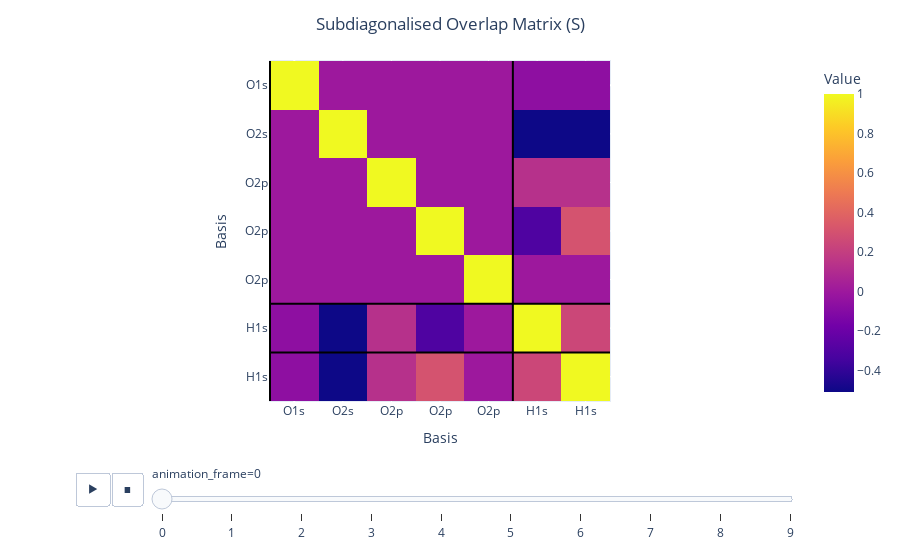

The code cell stored with this chart in its notebook:
### Code cell
# Plot the overlap matrix
fig = px.imshow(
    overlap_matrices_sub[:, ...], animation_frame=0, labels=dict(x="Basis", y="Basis", color="Value"),
)
add_bounds_to_figure(fig)
fig.update_layout(title_text='Subdiagonalised Overlap Matrix (S)', title_x=0.5)
fig.show()

### Figure 1 — Plotly figure (JSON) as saved in the notebook; plotly's stock layout.template omitted (floating-point values rounded to 4 significant figures)
{"data": [{"coloraxis": "coloraxis", "hovertemplate": "Basis: %{x}<br>Basis: %{y}<br>Value: %{z}<extra></extra>", "name": "0", "type": "heatmap", "xaxis": "x", "yaxis": "y", "z": [[1, 4.987e-07, -1.984e-06, 1.044e-07, 3.88e-07, -0.06334, -0.06334], [2.339e-08, 1, -1.266e-07, -1.418e-07, 6.174e-07, -0.509, -0.509], [-1.735e-08, -2.361e-08, 1, -6.263e-07, -2.057e-06, 0.1282, 0.1282], [1.319e-09, -3.819e-08, -9.047e-07, 1.0, -2.301e-07, -0.3069, 0.3069], [2.965e-09, 1.006e-07, -1.798e-06, -1.392e-07, 1.0, 3.06e-06, -1.251e-07], [-0.06334, -0.509, 0.1282, -0.3069, 2.879e-06, 1.0, 0.2472], [-0.06334, -0.509, 0.1282, 0.3069, -3.258e-07, 0.2472, 1.0]]}], "layout": {"coloraxis": {"colorbar": {"title": {"text": "Value"}}, "colorscale": [[0, "#0d0887"], [0.1111, "#46039f"], [0.2222, "#7201a8"], [0.3333, "#9c179e"], [0.4444, "#bd3786"], [0.5556, "#d8576b"], [0.6667, "#ed7953"], [0.7778, "#fb9f3a"], [0.8889, "#fdca26"], [1, "#f0f921"]]}, "margin": {"t": 60}, "shapes": [{"line": {"color": "black", "width": 2}, "type": "line", "x0": -0.5, "x1": 6.5, "y0": 4.5, "y1": 4.5}, {"line": {"color": "black", "width": 2}, "type": "line", "x0": -0.5, "x1": 6.5, "y0": 5.5, "y1": 5.5}, {"line": {"color": "black", "width": 2}, "type": "line", "x0": -0.5, "x1": -0.5, "y0": -0.5, "y1": 6.5}, {"line": {"color": "black", "width": 2}, "type": "line", "x0": 4.5, "x1": 4.5, "y0": -0.5, "y1": 6.5}], "sliders": [{"active": 0, "currentvalue": {"prefix": "animation_frame="}, "len": 0.9, "pad": {"b": 10, "t": 60}, "steps": [{"args": [["0"], {"frame": {"duration": 0, "redraw": true}, "fromcurrent": true, "mode": "immediate", "transition": {"duration": 0, "easing": "linear"}}], "label": "0", "method": "animate"}, {"args": [["1"], {"frame": {"duration": 0, "redraw": true}, "fromcurrent": true, "mode": "immediate", "transition": {"duration": 0, "easing": "linear"}}], "label": "1", "method": "animate"}, {"args": [["2"], {"frame": {"duration": 0, "redraw": true}, "fromcurrent": true, "mode": "immediate", "transition": {"duration": 0, "easing": "linear"}}], "label": "2", "method": "animate"}, {"args": [["3"], {"frame": {"duration": 0, "redraw": true}, "fromcurrent": true, "mode": "immediate", "transition": {"duration": 0, "easing": "linear"}}], "label": "3", "method": "animate"}, {"args": [["4"], {"frame": {"duration": 0, "redraw": true}, "fromcurrent": true, "mode": "immediate", "transition": {"duration": 0, "easing": "linear"}}], "label": "4", "method": "animate"}, {"args": [["5"], {"frame": {"duration": 0, "redraw": true}, "fromcurrent": true, "mode": "immediate", "transition": {"duration": 0, "easing": "linear"}}], "label": "5", "method": "animate"}, {"args": [["6"], {"frame": {"duration": 0, "redraw": true}, "fromcurrent": true, "mode": "immediate", "transition": {"duration": 0, "easing": "linear"}}], "label": "6", "method": "animate"}, {"args": [["7"], {"frame": {"duration": 0, "redraw": true}, "fromcurrent": true, "mode": "immediate", "transition": {"duration": 0, "easing": "linear"}}], "label": "7", "method": "animate"}, {"args": [["8"], {"frame": {"duration": 0, "redraw": true}, "fromcurrent": true, "mode": "immediate", "transition": {"duration": 0, "easing": "linear"}}], "label": "8", "method": "animate"}, {"args": [["9"], {"frame": {"duration": 0, "redraw": true}, "fromcurrent": true, "mode": "immediate", "transition": {"duration": 0, "easing": "linear"}}], "label": "9", "method": "animate"}], "x": 0.1, "xanchor": "left", "y": 0, "yanchor": "top"}], "title": {"text": "Subdiagonalised Overlap Matrix (S)", "x": 0.5}, "updatemenus": [{"buttons": [{"args": [null, {"frame": {"duration": 500, "redraw": true}, "fromcurrent": true, "mode": "immediate", "transition": {"duration": 500, "easing": "linear"}}], "label": "&#9654;", "method": "animate"}, {"args": [[null], {"frame": {"duration": 0, "redraw": true}, "fromcurrent": true, "mode": "immediate", "transition": {"duration": 0, "easing": "linear"}}], "label": "&#9724;", "method": "animate"}], "direction": "left", "pad": {"r": 10, "t": 70}, "showactive": false, "type": "buttons", "x": 0.1, "xanchor": "right", "y": 0, "yanchor": "top"}], "xaxis": {"anchor": "y", "constrain": "domain", "domain": [0, 1], "scaleanchor": "y", "ticktext": ["O1s", "O2s", "O2p", "O2p", "O2p", "H1s", "H1s"], "tickvals": [0, 1, 2, 3, 4, 5, 6, 7, 8, 9, 10], "title": {"text": "Basis"}}, "yaxis": {"anchor": "x", "autorange": "reversed", "constrain": "domain", "domain": [0, 1], "ticktext": ["O1s", "O2s", "O2p", "O2p", "O2p", "H1s", "H1s"], "tickvals": [0, 1, 2, 3, 4, 5, 6, 7, 8, 9, 10], "title": {"text": "Basis"}}}}
